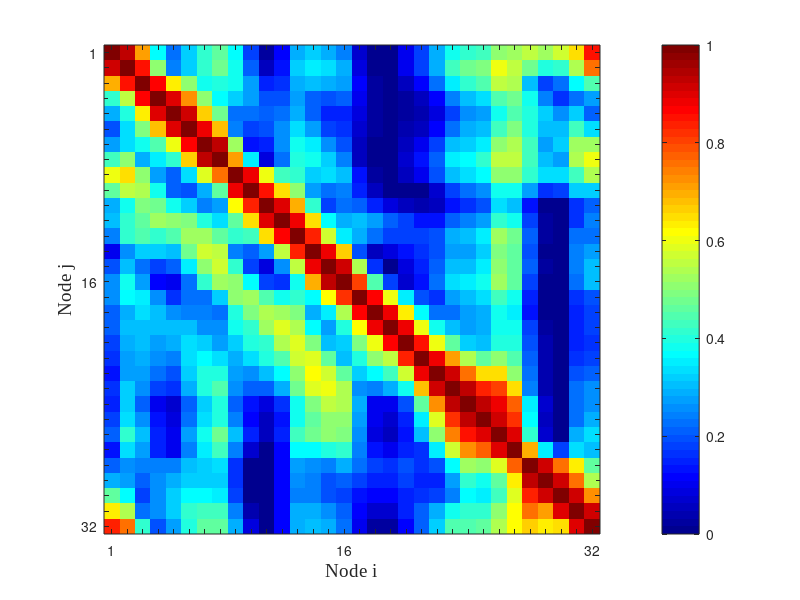

The MATLAB source for this figure: (Note: this script raises an error after producing the figure.)
%%% Test_Oscillators - Analysis of unconditional GC on a ring of 32 chaotic
%%% oscillators - Synchronizaion analalysis.

%%% load data
load('top_row.mat');

data=double(ts);
fs=100000; % 100 Khz sampling frequency
w=8000; % window to plot
%%% decimation of time series
for tt=1:size(data,1)
    data1(tt,:) = decimate(data(tt,:)',4,'fir');
end
%%% second step of decimation
for tt=1:size(data,1)
    data2(tt,:) = decimate(data1(tt,:)',10,'fir');
end
%%% Cross-correlation analysis

for gg=1:size(ts,1)
    % Hilbert transform
    hx = hilbert(data(gg,:)');
    % calculating the INSTANTANEOUS AMPLITUDE (ENVELOPE)
    inst_amp(:,gg) = abs(hx);
    
end

%%% cross correlation between instantaneous amplitudes
for uu=1:size(ts,1)
    for yy=1:size(ts,1)
        [XX,LAG] = xcorr(inst_amp(:,uu)',inst_amp(:,yy)','normalized');
        [TAU]=find(LAG>=0);
        C(uu,yy)=max(abs(XX(TAU(1):end)));
        [ind(uu,yy)]=find(abs(XX(TAU(1):end))==max(abs(XX(TAU(1):end))));
        
    end
    Cij(uu,:)=mat2gray(C(uu,:)); %normalization 
end
%%% plot of the cross correlation
figure
imagesc(Cij)
colormap(jet)
colorbar
set(gca,'YTick',[1:32],'YTickLabel',{'1','','','','','','','','','','','','','','','16','','','','','','','','','','','','','','','','32'});
set(gca,'XTick',[1:32],'XTickLabel',{'1','','','','','','','','','','','','','','','16','','','','','','','','','','','','','','','','32'});
xlabel('Node i','FontSize',14,'FontName','TimesNewRoman')
ylabel('Node j','FontSize',14,'FontName','TimesNewRoman')

%%% plot of the instanteneous amplitude synchronization
inst_amp=inst_amp';
node_i=1;
node_j=[2 6 9];
figure
for oo=1:length(node_j)
%%% realignment respct to the positive lag for which we have max(Cij)
[X,Y] = alignsignals(inst_amp(node_i,ind(node_j(oo),1):w+ind(node_j(oo),1)),inst_amp(node_j(oo),1:w+ind(node_j(oo),1)),ind(node_j(oo),1));
subplot(3,1,oo)
plot(zscore(X',0,1),'b');hold on;plot(zscore(Y',0,1),'r');
xlim([ind(node_j(oo),1) w])
end

%%% Granger Causality Analysis
%%% !!! IT TAKES A LONG TIME THE SS REPRESENTATION

popt=16; % verified with the previous line
M=size(data2,1);
Y=zscore(data2,0,2)';
tic
%%% VAR model Identification
[Am,S]=idMVAR(Y',popt,0); %OLS 
%%% State space representation of VAR model
[A,C,K,V,Vy] = varma2iss(Am,[],S,eye(M));
% Unconditional GC 
for jj=1:M
    disp(jj)
    for ii=1:M
        if ii~=jj
            ss=1:M;  ss(ismember(ss,[ii,jj]))=[];  % all processes\ (i,j)
            tmp=iss_PCOV(A,C,K,V,[jj]);
            Sj_js=tmp(1,1);
            tmp=iss_PCOV(A,C,K,V,[jj ii]);
            Sj_ijs=tmp(1,1);
            Fi_j(jj,ii)=log(Sj_js/Sj_ijs);
            
        end
    end
end
OLS=Fi_j;
TIME_OLS=toc;

figure
imagesc(OLS)
colormap(jet)
set(gca,'YTick',[1:32],'YTickLabel',{'1','','','','','','','','','','','','','','','16','','','','','','','','','','','','','','','','32'});
set(gca,'XTick',[1:32],'XTickLabel',{'1','','','','','','','','','','','','','','','16','','','','','','','','','','','','','','','','32'});
xlabel('Driver (i)','FontSize',14,'FontName','TimesnewRoman')
ylabel('Target (j)','FontSize',14,'FontName','TimesnewRoman')

%%% Unconditional GC using ANNs
lambda=logspace(1,3,300);
train_p=90;

%%% create input and output matrices
[INPUT,OUTPUT]= Create_Input_Output(Y,p);
%%% create input and output for training and testing sets
[IN_train,OUT_train,IN_test,OUT_test]=Create_train_test_sets(INPUT,OUTPUT,90,1);

%%% initialization of the weights parameters
weights_init=zeros(M*p+1,size(OUTPUT,1));
%%% training of the neural network
Ntrain=1000;
lr=10^-3;
crit=0; % GCV curve minimum
[VARopt,ind,RSS,GCV,df]= GCV_ANN(IN_train,OUT_train,IN_test,OUT_test,weights_init,Ntrain,lambda,lr,crit);
lopt=lambda(ind);
%%% residual covariance matrix
Am=reshape(VARopt,M,[]);
[S]=cov_residual(Y',Am);

%%% plot of GCV function
Fig1=figure;
set(Fig1(1),'Position',[196   469   560   418]);
plot(log10(lambda),GCV,'LineWidth',1.3)
xlabel('log( {\lambda} )');
ylabel('log (GCV)')
hold on
[ind]=find(lambda==lopt);
plot(log10(lopt),GCV(ind),'or','LineWidth',1.7)
tit=sprintf('Selected lambda = %s',num2str(lopt));
title(tit);

% ISS parameters
[A,C,K,V,Vy] = varma2iss(Am,[],S,eye(M)); %

%%% Unconditional GC
for jj=1:M
    for ii=1:M
        if ii~=jj
            ss=1:M;  ss(ismember(ss,[ii,jj]))=[];  % all processes\ (i,j)
            tmp=iss_PCOV(A,C,K,V,[jj ss]);
            Sj_js=tmp(1,1);
            tmp=iss_PCOV(A,C,K,V,[jj ii ss]);
            Sj_ijs=tmp(1,1);
            Fi_j(jj,ii)=log(Sj_js/Sj_ijs);
            
        end
    end
end
TIME_NN=toc;
ANN=Fi_j;
figure
imagesc(ANN)
colormap(jet)
set(gca,'YTick',[1:32],'YTickLabel',{'1','','','','','','','','','','','','','','','16','','','','','','','','','','','','','','','','32'});
set(gca,'XTick',[1:32],'XTickLabel',{'1','','','','','','','','','','','','','','','16','','','','','','','','','','','','','','','','32'});
xlabel('Driver (i)','FontSize',14,'FontName','TimesnewRoman')
ylabel('Target (j)','FontSize',14,'FontName','TimesnewRoman')
